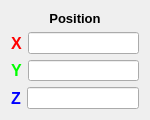
<?xml version="1.0" encoding="UTF-8"?>
<ui version="4.0">
 <class>NEPropertyShortCut</class>
 <widget class="QDialog" name="NEPropertyShortCut">
  <property name="geometry">
   <rect>
    <x>0</x>
    <y>0</y>
    <width>150</width>
    <height>120</height>
   </rect>
  </property>
  <property name="sizePolicy">
   <sizepolicy hsizetype="Fixed" vsizetype="Fixed">
    <horstretch>0</horstretch>
    <verstretch>0</verstretch>
   </sizepolicy>
  </property>
  <property name="minimumSize">
   <size>
    <width>150</width>
    <height>120</height>
   </size>
  </property>
  <property name="windowTitle">
   <string>Dialog</string>
  </property>
  <layout class="QVBoxLayout" name="verticalLayout">
   <item>
    <widget class="QLabel" name="topLabel">
     <property name="font">
      <font>
       <pointsize>10</pointsize>
       <weight>75</weight>
       <bold>true</bold>
      </font>
     </property>
     <property name="text">
      <string>Position</string>
     </property>
     <property name="alignment">
      <set>Qt::AlignCenter</set>
     </property>
     <property name="wordWrap">
      <bool>true</bool>
     </property>
    </widget>
   </item>
   <item>
    <layout class="QHBoxLayout" name="horizontalLayout">
     <item>
      <widget class="QLabel" name="label">
       <property name="palette">
        <palette>
         <active>
          <colorrole role="WindowText">
           <brush brushstyle="SolidPattern">
            <color alpha="255">
             <red>255</red>
             <green>0</green>
             <blue>0</blue>
            </color>
           </brush>
          </colorrole>
         </active>
         <inactive>
          <colorrole role="WindowText">
           <brush brushstyle="SolidPattern">
            <color alpha="255">
             <red>255</red>
             <green>0</green>
             <blue>0</blue>
            </color>
           </brush>
          </colorrole>
         </inactive>
         <disabled>
          <colorrole role="WindowText">
           <brush brushstyle="SolidPattern">
            <color alpha="127">
             <red>255</red>
             <green>255</green>
             <blue>255</blue>
            </color>
           </brush>
          </colorrole>
         </disabled>
        </palette>
       </property>
       <property name="font">
        <font>
         <pointsize>12</pointsize>
         <weight>75</weight>
         <bold>true</bold>
        </font>
       </property>
       <property name="text">
        <string>X</string>
       </property>
      </widget>
     </item>
     <item>
      <widget class="QLineEdit" name="lineXValue"/>
     </item>
    </layout>
   </item>
   <item>
    <layout class="QHBoxLayout" name="horizontalLayout_2">
     <item>
      <widget class="QLabel" name="label_2">
       <property name="palette">
        <palette>
         <active>
          <colorrole role="WindowText">
           <brush brushstyle="SolidPattern">
            <color alpha="255">
             <red>0</red>
             <green>255</green>
             <blue>0</blue>
            </color>
           </brush>
          </colorrole>
         </active>
         <inactive>
          <colorrole role="WindowText">
           <brush brushstyle="SolidPattern">
            <color alpha="255">
             <red>0</red>
             <green>255</green>
             <blue>0</blue>
            </color>
           </brush>
          </colorrole>
         </inactive>
         <disabled>
          <colorrole role="WindowText">
           <brush brushstyle="SolidPattern">
            <color alpha="127">
             <red>255</red>
             <green>255</green>
             <blue>255</blue>
            </color>
           </brush>
          </colorrole>
         </disabled>
        </palette>
       </property>
       <property name="font">
        <font>
         <pointsize>12</pointsize>
         <weight>75</weight>
         <bold>true</bold>
        </font>
       </property>
       <property name="text">
        <string>Y</string>
       </property>
      </widget>
     </item>
     <item>
      <widget class="QLineEdit" name="lineYValue"/>
     </item>
    </layout>
   </item>
   <item>
    <layout class="QHBoxLayout" name="horizontalLayout_3">
     <item>
      <widget class="QLabel" name="label_3">
       <property name="palette">
        <palette>
         <active>
          <colorrole role="WindowText">
           <brush brushstyle="SolidPattern">
            <color alpha="255">
             <red>0</red>
             <green>0</green>
             <blue>255</blue>
            </color>
           </brush>
          </colorrole>
         </active>
         <inactive>
          <colorrole role="WindowText">
           <brush brushstyle="SolidPattern">
            <color alpha="255">
             <red>0</red>
             <green>0</green>
             <blue>255</blue>
            </color>
           </brush>
          </colorrole>
         </inactive>
         <disabled>
          <colorrole role="WindowText">
           <brush brushstyle="SolidPattern">
            <color alpha="127">
             <red>255</red>
             <green>255</green>
             <blue>255</blue>
            </color>
           </brush>
          </colorrole>
         </disabled>
        </palette>
       </property>
       <property name="font">
        <font>
         <pointsize>12</pointsize>
         <weight>75</weight>
         <bold>true</bold>
        </font>
       </property>
       <property name="text">
        <string>Z</string>
       </property>
      </widget>
     </item>
     <item>
      <widget class="QLineEdit" name="lineZValue"/>
     </item>
    </layout>
   </item>
  </layout>
 </widget>
 <resources/>
 <connections/>
</ui>
